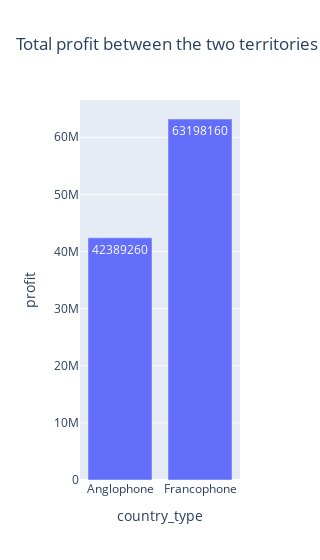

Write notebook code for a chart like this one.
### Code cell
fig = go.Figure(data = [go.Bar(x= data2b.country_type,
                              y= data2b.profit,
                              text = data2b.profit,
                              textposition = 'auto',
                              )])
fig.update_layout(width= 300,
                  xaxis_title="country_type",
                  yaxis_title= "profit",
                  title_text='Total profit between the two territories')
fig.show()

### Figure 1 — Plotly figure (JSON) as saved in the notebook; plotly's stock layout.template omitted (floating-point values rounded to 4 significant figures)
{"data": [{"text": [42389260, 63198160], "textposition": "auto", "type": "bar", "x": ["Anglophone", "Francophone"], "y": [42389260, 63198160]}], "layout": {"title": {"text": "Total profit between the two territories"}, "width": 300, "xaxis": {"title": {"text": "country_type"}}, "yaxis": {"title": {"text": "profit"}}}}
